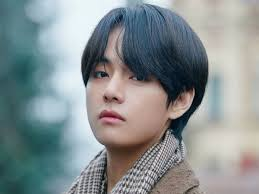
#> input picture bts_v.jpg, 259 x 194 px, found by its file name
$ python image_convert.py
#> lines starting #> are read from the running program, lines starting #| are printed output that depends on the picture; after the words box and inside, x2 and y2 are one past the last pixel; in counts of white or black regions, pixels touching at a corner belong together
import cv2
image_convert = cv2.imread("C:\\Users\\HP\\Desktop\\Python\\Image_color_to_grey\\bts_v.jpg",cv2.IMREAD_UNCHANGED)
#> image_convert is the input picture: shape (194, 259, 3); mean B, G, R 145.2, 143.7, 135
im_gray = cv2.cvtColor(image_convert, cv2.COLOR_BGR2GRAY) # im_gray: This is a grayscale image on which the thresholding operation will be performed.
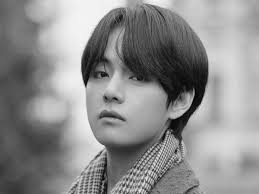
#> im_gray: shape (194, 259); min 0, max 253, mean 141.3
# Grayscale images have a single channel representing pixel intensities from black (0) to white (255).
# 170: This is the threshold value. Any pixel value greater than or equal to 170 will be set to 255 (white), while any pixel value below 170 will be set to 0 (black).
# 255: This is the maximum value that a pixel can take after thresholding. Any pixel value greater than or equal to the threshold value (170 in this case) will be set to this maximum value, which is 255 (white).
# cv2.Thresh_Binary: This is the thresholding method being used. In this case, it's using the Binary thresholding method, where pixels are either set to the maximum value (255) or minimum value (0) based on their intensity compared to the threshold.
# thresh variable contains threshold value which is 170 in this case and im_black contains threshold image
thresh, im_black = cv2.threshold(im_gray, 170, 255, cv2.THRESH_BINARY)
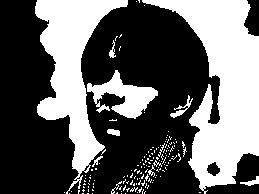
#> im_black: shape (194, 259); 38.7% white; 156 white regions (144 under 20 px), largest, box (x1, y1, x2, y2) and area: (142, 0, 259, 194) 10268, (35, 0, 128, 194) 6697, (87, 70, 158, 119) 1503
cv2.imshow('bts_v.jpg',im_black) #here bts_v.jpg is just the label of the frame that displays when we run the code
# When you run this line of code, it will create and save the grayscale image as a PNG file named "im_grayscale.png" in the current working directory (where the Python script or notebook is located)
cv2.imwrite('im_grayscale.png',im_gray)
#Save im_black image as "image_black.png"
cv2.imwrite('image_black.png',im_black)
# This is a function provided by OpenCV to wait for a key event in this case 0
cv2.waitKey(0)
# to close all OpenCV windows that were opened for displaying images
cv2.destroyAllWindows()
